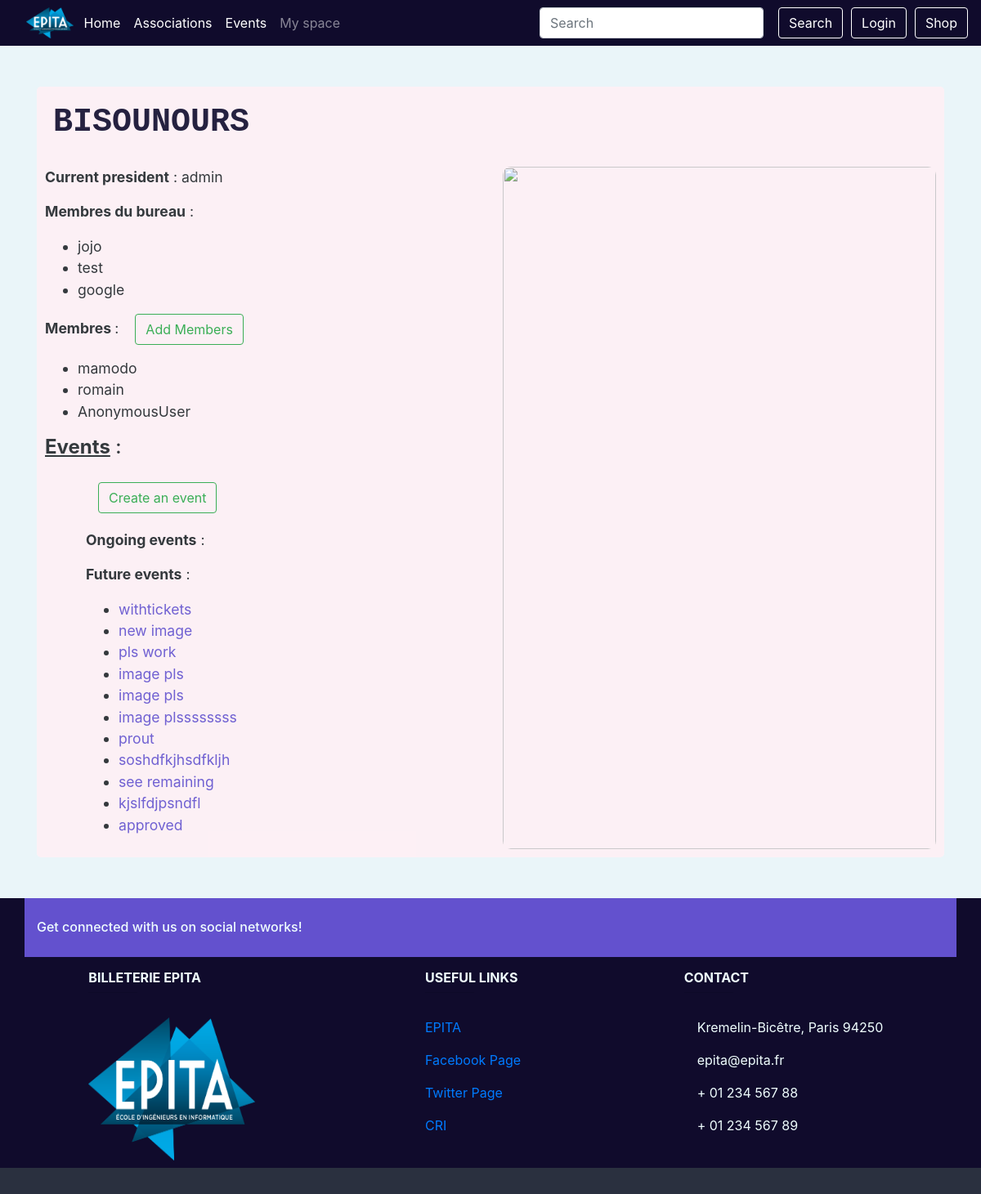
Before: /assos/1 with the older database file.
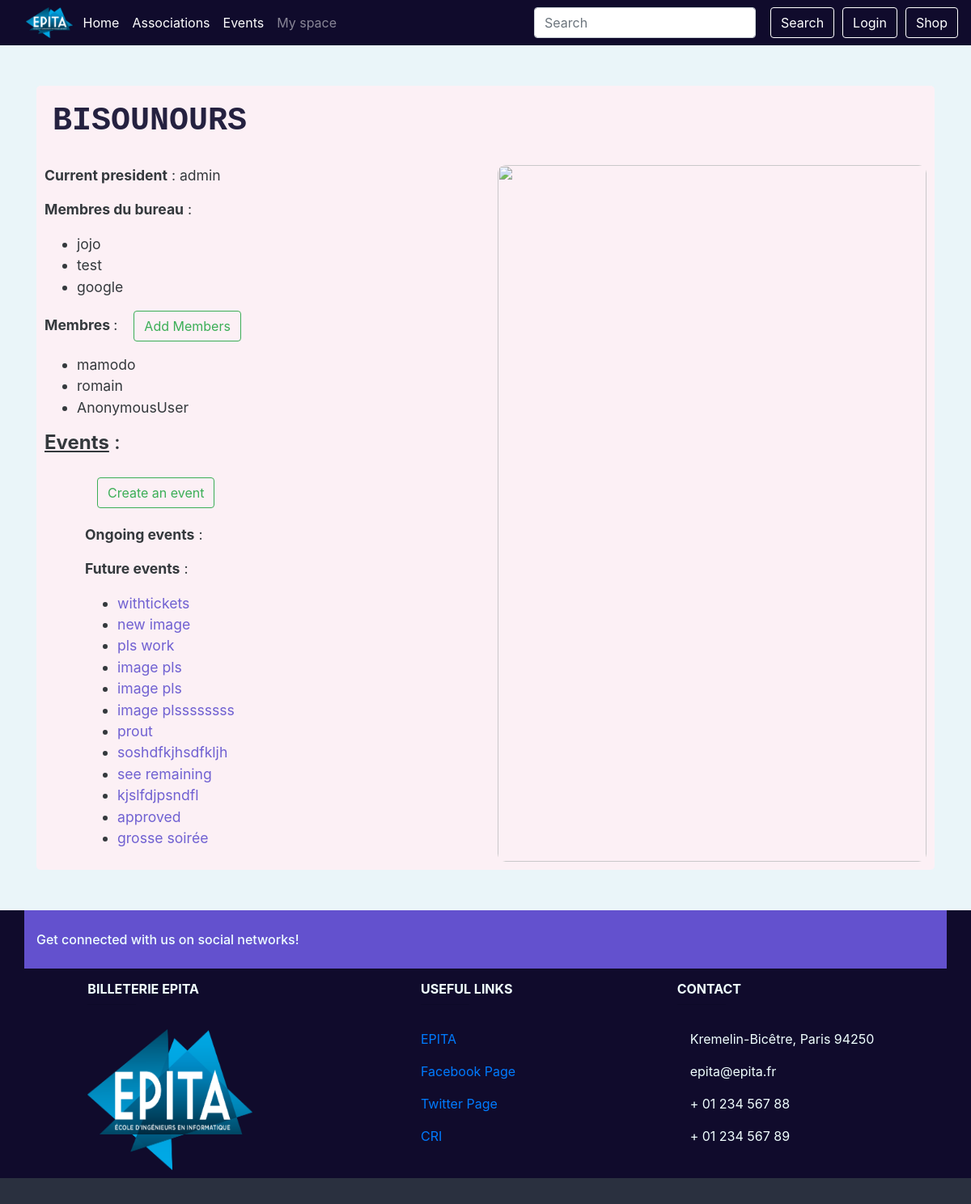
After: the same page with the newer database file.
### event/models.py (models this page shows, shortened)
class Manager(models.Model):
    user = models.ForeignKey(User, on_delete=models.CASCADE,
                             related_name="managerships")
    assos_id = models.ForeignKey(Association, on_delete=models.CASCADE,
                                 related_name='managers')
    member = CompositeOneToOneField(Member, on_delete=models.CASCADE,
                                    to_fields={"assos_id", "user"})
    class Meta:
        verbose_name = _("Member of the Bureau")
        verbose_name_plural = _("Members of the Bureau")

class Member(models.Model):
    assos_id = models.ForeignKey(Association, related_name='members',
                                 on_delete=models.CASCADE)
    user = models.ForeignKey(User, related_name='memberships',
                             on_delete=models.CASCADE)
    class Meta:
        verbose_name = _("Member")
        verbose_name_plural = _("Members")
        unique_together = ('assos_id', 'user')

class Event(models.Model):
    PENDING = 'P'
    APPROVED = 'A'
    VALIDATED = 'V'
    REFUSED = 'R'
    CANCELED = 'C'
    EVENT_STATE_CHOICES = (
        (PENDING, _("Pending")),
        (APPROVED, _("Approved")),
        (REFUSED, _("Refused")),
        (CANCELED, _("Canceled")),
        (VALIDATED, _("Validated by the president")),
    )
    title = models.CharField(_("Title of the event"), max_length=64)
    event_state = models.CharField(_("State of the event"), max_length=1,
                                   choices=EVENT_STATE_CHOICES,
                                   default=PENDING)
    manager_id = models.ForeignKey(Manager, on_delete=models.SET_NULL,
                                   null=True, blank=True)
    start = models.DateTimeField(_("Start date and time"))
    end = models.DateTimeField(_("End date and time"))
    ticket_deadline = models.DateTimeField(_("Deadline to buy tickets"),
                                           null=True, blank=True)
    assos_id = models.ForeignKey(Association, on_delete=models.CASCADE,
                                 related_name='events')
    address_id = AddressField(on_delete=models.PROTECT)
    premium_flag = models.BooleanField(_("Premium"), default=False)
    image = models.ImageField(_("Event's cover image"),
                              default='event_pics/default.jpg',
                              upload_to='event_pics/uploads/')
    see_remaining = models.BooleanField(_("See remaining tickets"),
                                        default=False)
    class Meta:
        verbose_name = (_("Event"))
        verbose_name_plural = (_("Events"))
        permissions = (
            ('access_dashboard', 'User can access this event\'s dashboard'),
            ('approve_event', 'User can approve of the event'),
            ('choose_premium', 'User can make an event premium or not'),
            ('cancel_event', 'User can cancel the event'),
        )

### event/views.py (the view, shortened to what this page needs)
# urls.py: path('assos/<int:pk>', views.AssosDetailView.as_view(), name='asso_detail'),
class AssosDetailView(generic.DetailView, generic.edit.FormMixin):
    model = Association
    template_name = 'assos_detail.html'
    form_class = AddMemberForm
    def get_form_kwargs(self):
        kwargs = super(AssosDetailView, self).get_form_kwargs()
        kwargs.update({'user': self.request.user, 'asso' : self.get_object()})
        return kwargs
    def get_context_data(self, **kwargs):
        context = super().get_context_data(**kwargs)
        assos = self.get_object()
        try:
            president = assos.president
        except President.DoesNotExist:
            president = None
        context['president'] = president
        president = User.objects.none() if president is None else [president.user]
        managers = assos.managers.all().exclude(user__in=president)
        context['managers'] = managers
        managers = managers.values_list('user', flat=True)
        members = assos.members.all().exclude(user__in=managers).exclude(user__in=president)
        context['members'] = members
        events = assos.events.all()
        now = timezone.now()
        context['future_events'] = events.filter(start__gt=now)
        context['ongoing_events'] = events.filter(start__lte=now, end__gt=now)
        context['form'] = self.get_form()
        return context

### event/forms.py (shortened to what this page needs)
class AddMemberForm(forms.Form):
        def __init__(self, *args, **kwargs):
            self.asso = kwargs.pop('asso', None)
            self.user = kwargs.pop('user', None)
            super(AddMemberForm,self).__init__(*args,**kwargs)
            unwanted = self.asso.members.all().values_list('user', flat=True)
            self.fields['users'].queryset = User.objects.all().exclude(id__in=unwanted)
        users = forms.ModelMultipleChoiceField(label=_("Members to add"),
        queryset=User.objects.none(),
        widget=forms.SelectMultiple(attrs={"class" : "form-control select-multiple"}),
        required=False)

### shop/cart.py (called while the page is built)
def _cart_id(request):
    if 'cart_id' not in request.session:
        request.session['cart_id'] = _generate_cart_id()
    return request.session['cart_id']

def _generate_cart_id():
    import string, random
    return ''.join([random.choice(string.ascii_letters + string.digits) for _ in range(50)])

def get_all_cart_items(request):
    return CartItem.objects.filter(cart_id = _cart_id(request))

def item_count(request):
    return get_all_cart_items(request).count()

### templates/assos_detail.html (shortened to what this page needs)
{% extends "base.html" %}
{% load static %}
{% load guardian_tags %}
{%block content %}
    <div style="font-size:1.1rem;"class="container basic-block">
        <h1 style="font-family:'Courier New', Courier, monospace; font-weight:bolder; color:#100b2c; text-transform: uppercase; margin:10px; margin-bottom: 30px;">{{object.name}}</h1>
        {% if president %}
        <div class="row">
            <article class="col-xs-4 col-sm-4 col-md-4 col-lg-6">
                <p><b>Current president</b> : {{president.user.username}}</p>
                {% else %}
                <p><b>President</b> : Anonymous</p>
                {% endif %}
                <p><b>Membres du bureau</b> :</p>
                <ul style="">
                    {% for manager in managers %}
                    <li>{{manager.user.username}}
                    </li>
                    {% endfor %}
                </ul>
                <p><b>Membres </b> :<button style="margin-left:20px;" class="btn btn-outline-success" onclick="display('add_members')">Add Members</button></p>
                <ul>
                    {% for member in members %}
                        <li>{{member.user.username}}
                        </li>
                    {% endfor %}
                </ul>
                <h4><b style="text-decoration: underline;">Events</b> :</h4>
                <div style="margin-left:50px;">
                    {% if "create_event" in assos_perms %}
                    <a style="margin:15px;" href="{% url 'event:event_creation' asso=object.pk%}">
                    <button style="margin-top:20px;" class="btn btn-outline-success">Create an event</button>
                    </a>
                    {% endif %}
                    <p style="margin-top:20px;"><b>Ongoing events</b> :</p>
                    <p><b>Future events</b> :</p>
                    <ul>
                        {% for event in future_events %}
                        <li><a style="color:#6351ce; "href="{% url 'event:event_detail' event.id %}">{{event.title}}</a></li>
                        {% endfor %}
                    </ul>
                </div>
            </article>
            <article class="col-xs-4 col-sm-4 col-md-4 col-lg-6">
                <img src="{% static "img/assos_detail_img.png"%}" style="
                    opacity: 0.9;
                    height:100%;
                    width:100%;
                    border-radius: 10px;
                ">
            </article>
        </div>
    </div>
{% endblock content %}

Changed rows visible on the page:
added Event: title "grosse soirée"
